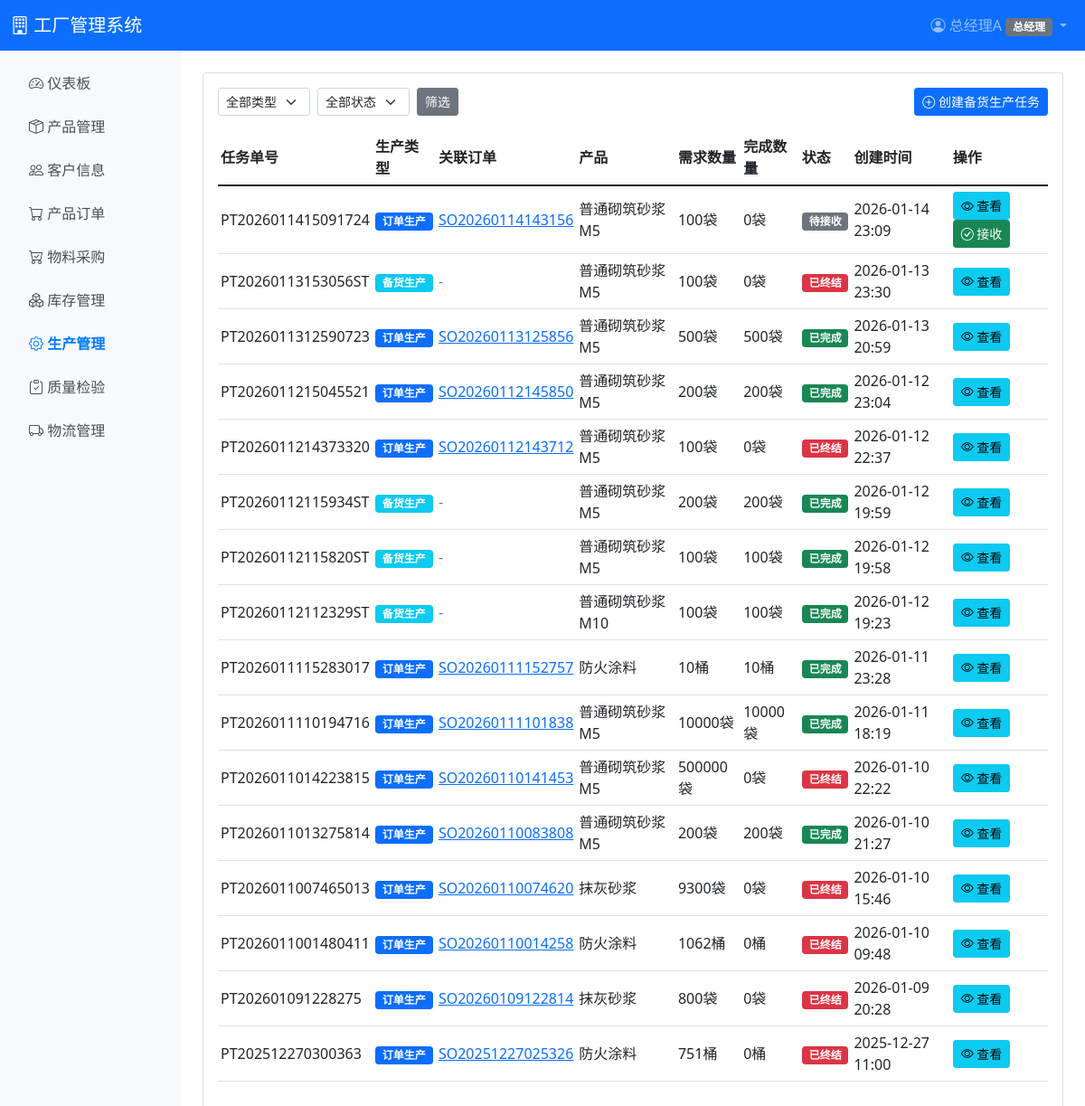
Page /production/tasks/ (signed in) on the earlier database version.
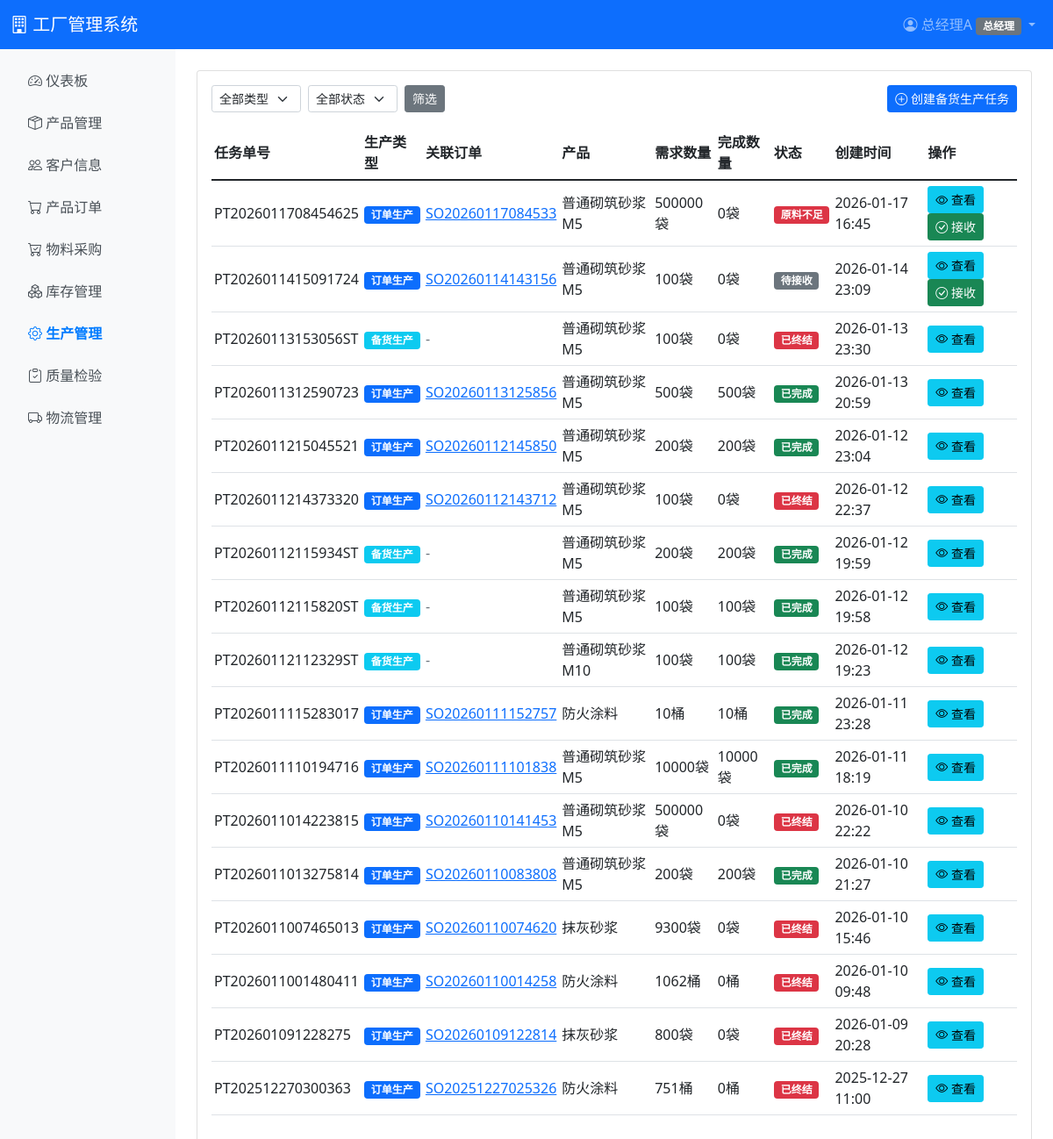
Same page on the later database version.
### production/models.py (models this page shows, shortened)
class ProductionTask(models.Model):
    STATUS_CHOICES = [
        ('pending', '待接收'),
        ('material_insufficient', '原料不足'),
        ('received', '已接收'),
        ('material_preparing', '备料中'),
        ('in_production', '生产中'),
        ('qc_checking', '质检中'),
        ('pending_inbound', '待入库'),  # 生产已完成、未质检，等待成品入库；入库足量后变为已完成
        ('completed', '已完成'),
        ('cancelled', '已取消'),
        ('terminated', '已终结'),
    ]
    PRODUCTION_TYPE_CHOICES = [
        ('order', '订单生产'),
        ('stock', '备货生产'),
    ]
    task_no = models.CharField(max_length=50, unique=True, verbose_name='任务单号')
    production_type = models.CharField(max_length=10, choices=PRODUCTION_TYPE_CHOICES, default='order', verbose_name='生产类型')
    order = models.ForeignKey(SalesOrder, on_delete=models.CASCADE, null=True, blank=True, related_name='production_tasks', verbose_name='关联订单')
    product = models.ForeignKey(Product, on_delete=models.PROTECT, verbose_name='产品')
    required_quantity = models.DecimalField(max_digits=10, decimal_places=2, validators=[MinValueValidator(0.01)], verbose_name='需求数量（基础单位）')
    completed_quantity = models.DecimalField(max_digits=10, decimal_places=2, default=0, verbose_name='完成数量（基础单位）')
    status = models.CharField(max_length=25, choices=STATUS_CHOICES, default='pending', verbose_name='状态')
    planned_completion_date = models.DateField(null=True, blank=True, verbose_name='计划完成日期')
    received_by = models.ForeignKey('auth.User', on_delete=models.SET_NULL, null=True, blank=True, related_name='received_tasks', verbose_name='接收人')
    received_at = models.DateTimeField(null=True, blank=True, verbose_name='接收时间')
    started_at = models.DateTimeField(null=True, blank=True, verbose_name='开始时间')
    completed_at = models.DateTimeField(null=True, blank=True, verbose_name='完成时间')
    terminated_by = models.ForeignKey('auth.User', on_delete=models.SET_NULL, null=True, blank=True, related_name='terminated_tasks', verbose_name='终结人')
    terminated_at = models.DateTimeField(null=True, blank=True, verbose_name='终结时间')
    terminate_reason = models.TextField(blank=True, verbose_name='终结原因')
    remark = models.TextField(blank=True, verbose_name='备注')
    created_at = models.DateTimeField(auto_now_add=True, verbose_name='创建时间')
    updated_at = models.DateTimeField(auto_now=True, verbose_name='更新时间')
    class Meta:
        verbose_name = '生产任务单'
        verbose_name_plural = '生产任务单'
        ordering = ['-created_at']
    def get_display_required_quantity(self):
        if self.product and hasattr(self.product, 'to_display'):
            display_qty, _ = self.product.to_display(self.required_quantity)
            return display_qty
        return self.required_quantity
    def get_display_completed_quantity(self):
        if self.product and hasattr(self.product, 'to_display'):
            display_qty, _ = self.product.to_display(self.completed_quantity)
            return display_qty
        return self.completed_quantity
    def get_display_unit_name(self):
        if self.product and hasattr(self.product, 'display_unit') and self.product.display_unit:
            return self.product.display_unit.name
        return ''

### sales/models.py (models this page shows, shortened)
class SalesOrder(models.Model):
    STATUS_CHOICES = [
        ('pending', '待审批'),
        ('approved', '已审批'),
        ('ceo_pending', '待总经理审批'),
        ('ceo_approved', '总经理已审批'),
        ('rejected', '已退回'),
        ('in_production', '生产中'),
        ('ready_to_ship', '待发货'),
        ('shipped', '已发货'),
        ('completed', '已完成'),
        ('cancelled', '已取消'),
        ('terminated', '已终结'),
    ]
    order_no = models.CharField(max_length=50, unique=True, verbose_name='订单号')
    customer = models.ForeignKey(Customer, on_delete=models.PROTECT, verbose_name='客户')
    salesperson = models.ForeignKey('auth.User', on_delete=models.PROTECT, related_name='sales_orders', verbose_name='销售员')
    status = models.CharField(max_length=20, choices=STATUS_CHOICES, default='pending', verbose_name='状态')
    total_amount = models.DecimalField(max_digits=12, decimal_places=2, default=0, verbose_name='订单总额')
    delivery_date = models.DateField(null=True, blank=True, verbose_name='交付日期')
    reserve_inventory = models.BooleanField(default=True, verbose_name='锁定库存')
    manual_batch_allocation = models.BooleanField(default=False, verbose_name='手动分配批次')
    approved_by = models.ForeignKey('auth.User', on_delete=models.SET_NULL, null=True, blank=True, related_name='approved_orders', verbose_name='审批人')
    approved_at = models.DateTimeField(null=True, blank=True, verbose_name='审批时间')
    ceo_approved_by = models.ForeignKey('auth.User', on_delete=models.SET_NULL, null=True, blank=True, related_name='ceo_approved_orders', verbose_name='总经理审批人')
    ceo_approved_at = models.DateTimeField(null=True, blank=True, verbose_name='总经理审批时间')
    rejected_by = models.ForeignKey('auth.User', on_delete=models.SET_NULL, null=True, blank=True, related_name='rejected_orders', verbose_name='退回人')
    rejected_at = models.DateTimeField(null=True, blank=True, verbose_name='退回时间')
    reject_reason = models.TextField(blank=True, verbose_name='退回原因')
    terminated_by = models.ForeignKey('auth.User', on_delete=models.SET_NULL, null=True, blank=True, related_name='terminated_orders', verbose_name='终结人')
    terminated_at = models.DateTimeField(null=True, blank=True, verbose_name='终结时间')
    terminate_reason = models.TextField(blank=True, verbose_name='终结原因')
    remark = models.TextField(blank=True, verbose_name='备注')
    created_at = models.DateTimeField(auto_now_add=True, verbose_name='创建时间')
    updated_at = models.DateTimeField(auto_now=True, verbose_name='更新时间')
    class Meta:
        verbose_name = '产品订单'
        verbose_name_plural = '产品订单'
        ordering = ['-created_at']

### inventory/models.py (models this page shows, shortened)
class UnitMixin:
    def to_display(self, base_quantity):
        from inventory.services.unit_conversion import UnitConversionService
        return UnitConversionService.to_display(self, base_quantity)

class Product(UnitMixin, models.Model):
    master_product = models.OneToOneField(
        'product.Product',
        on_delete=models.PROTECT,
        null=True,
        blank=True,
        related_name='inventory_product',
        verbose_name='产品主数据',
    )
    sku = models.CharField(max_length=50, unique=True, verbose_name='SKU编码')
    name = models.CharField(max_length=200, verbose_name='产品名称')
    category = models.ForeignKey(ProductCategory, on_delete=models.PROTECT, null=True, blank=True, verbose_name='分类')
    specification = models.TextField(blank=True, verbose_name='规格说明')
    base_unit = models.ForeignKey(
        Unit,
        on_delete=models.PROTECT,
        related_name='base_unit_products',
        verbose_name='基础单位'
    )
    display_unit = models.ForeignKey(
        Unit,
        on_delete=models.PROTECT,
        related_name='display_unit_products',
        verbose_name='显示单位'
    )
    unit_price = models.DecimalField(max_digits=10, decimal_places=2, default=0, verbose_name='基础单价（基础单位）')
    sale_price = models.DecimalField(max_digits=10, decimal_places=2, verbose_name='售价（基础单位）')
    safety_stock = models.DecimalField(max_digits=10, decimal_places=2, default=0, verbose_name='安全库存（基础单位）')
    created_at = models.DateTimeField(auto_now_add=True, verbose_name='创建时间')
    updated_at = models.DateTimeField(auto_now=True, verbose_name='更新时间')
    class Meta:
        verbose_name = '成品'
        verbose_name_plural = '成品'
        ordering = ['sku']

class Unit(models.Model):
    UNIT_CATEGORY_CHOICES = [
        ('weight', '重量'),
        ('length', '长度'),
        ('volume', '体积'),
        ('quantity', '数量'),
        ('area', '面积'),
    ]
    code = models.CharField(max_length=20, unique=True, verbose_name='单位代码')
    name = models.CharField(max_length=50, verbose_name='单位名称')
    symbol = models.CharField(max_length=10, blank=True, default='', verbose_name='简写符号')
    category = models.CharField(max_length=20, choices=UNIT_CATEGORY_CHOICES, verbose_name='单位类别')
    display_order = models.IntegerField(default=0, verbose_name='显示顺序')
    is_active = models.BooleanField(default=True, verbose_name='是否启用')
    created_at = models.DateTimeField(auto_now_add=True, verbose_name='创建时间')
    class Meta:
        verbose_name = '基础单位'
        verbose_name_plural = '基础单位'
        ordering = ['category', 'display_order', 'code']
        db_table = 'inventory_unit'

### production/views.py (the view)
# urls.py: path('tasks/', views.task_list, name='task_list'),
@login_required
@role_required('production', 'ceo')
def task_list(request):
    tasks = ProductionTask.objects.select_related('order', 'product', 'product__base_unit', 'product__display_unit').all().order_by('-created_at')
    production_type_filter = request.GET.get('production_type', '')
    if production_type_filter:
        tasks = tasks.filter(production_type=production_type_filter)
    status_filter = request.GET.get('status', '')
    if status_filter:
        tasks = tasks.filter(status=status_filter)
    paginator = Paginator(tasks, 20)
    page_number = request.GET.get('page')
    page_obj = paginator.get_page(page_number)
    for task in page_obj.object_list:
        _refresh_material_insufficient_status(task)
    extra_params = []
    if production_type_filter:
        extra_params.append(f'production_type={production_type_filter}')
    if status_filter:
        extra_params.append(f'status={status_filter}')
    extra_params = '&'.join(extra_params)
    context = {
        'tasks': page_obj,
        'status_filter': status_filter,
        'production_type_filter': production_type_filter,
        'extra_params': extra_params,
    }
    return render(request, 'production/task_list.html', context)

### accounts/templatetags/permission_tags.py (called while the page is built)
@register.filter
def num(value, max_decimals=4):
    if value is None:
        return ''
    try:
        d = Decimal(str(value))
    except (InvalidOperation, TypeError, ValueError):
        return value
    try:
        max_d = int(max_decimals)
        if max_d < 0:
            max_d = 4
    except (TypeError, ValueError):
        max_d = 4
    d = round(d, max_d)
    if d == d.to_integral_value():
        return str(int(d))
    return format(d, f'.{max_d}f').rstrip('0').rstrip('.')

### inventory/models.py (called while the page is built)
    def get_base_quantity(self):
        if self.unit_id == self.material.base_unit_id:
            return self.quantity
        return self.material.to_base(self.quantity, self.unit)

### inventory/services/unit_conversion.py (called while the page is built)
    @staticmethod
    def to_display(item, base_quantity):
        base_quantity = Decimal(str(base_quantity))
        display_unit = item.display_unit
        if display_unit.pk == item.base_unit_id:
            return base_quantity, display_unit
        display_qty = UnitConversionService.from_base(item, base_quantity, display_unit)
        return display_qty, display_unit

### templates/production/task_list.html (shortened to what the changed rows need)
{% extends 'base.html' %}
{% load permission_tags %}
{% block content %}
<div class="card">
    <div class="card-body">
        <div class="table-responsive">
            <table class="table table-hover table-sm">
                <thead>
                    <tr>
                        <th>任务单号</th>
                        <th>生产类型</th>
                        <th>关联订单</th>
                        <th>产品</th>
                        <th>需求数量</th>
                        <th>完成数量</th>
                        <th>状态</th>
                        <th>创建时间</th>
                        <th>操作</th>
                    </tr>
                </thead>
                <tbody>
                    {% for task in tasks %}
                    <tr>
                        <td>{{ task.task_no }}</td>
                        <td>
                            {% if task.production_type == 'order' %}
                                <span class="badge bg-primary">订单生产</span>
                            {% else %}
                                <span class="badge bg-info">备货生产</span>
                            {% endif %}
                        </td>
                        <td>
                            {% if task.order %}
                                <a href="{% url 'sales:order_detail' task.order.pk %}">{{ task.order.order_no }}</a>
                            {% else %}
                                <span class="text-muted">-</span>
                            {% endif %}
                        </td>
                        <td>{{ task.product.name }}</td>
                        <td>{{ task.get_display_required_quantity|num }}{{ task.get_display_unit_name }}</td>
                        <td>{{ task.get_display_completed_quantity|num }}{{ task.get_display_unit_name }}</td>
                        <td>
                            {% if task.status == 'pending' %}
                            <span class="badge bg-secondary">待接收</span>
                            {% elif task.status == 'material_insufficient' %}
                            <span class="badge bg-danger">原料不足</span>
                            {% elif task.status == 'received' %}
                            <span class="badge bg-info">已接收</span>
                            {% elif task.status == 'material_preparing' %}
                            <span class="badge bg-warning">备料中</span>
                            {% elif task.status == 'in_production' %}
                            <span class="badge bg-primary">生产中</span>
                            {% elif task.status == 'qc_checking' %}
                            <span class="badge" style="background-color: #6f42c1;">质检中</span>
                            {% elif task.status == 'pending_inbound' %}
                            <span class="badge bg-warning text-dark">待入库</span>
                            {% elif task.status == 'completed' %}
                            <span class="badge bg-success">已完成</span>
                            {% elif task.status == 'cancelled' %}
                            <span class="badge bg-dark">已取消</span>
                            {% elif task.status == 'terminated' %}
                            <span class="badge bg-danger">已终结</span>
                            {% endif %}
                        </td>
                        <td>{{ task.created_at|date:"Y-m-d H:i" }}</td>
                        <td>
                            <a href="{% url 'production:task_detail' task.pk %}" class="btn btn-sm btn-info">
                                <i class="bi bi-eye"></i> 查看
                            </a>
                            {% if task.status == 'pending' or task.status == 'material_insufficient' %}
                            <a href="{% url 'production:task_receive' task.pk %}" class="btn btn-sm btn-success">
                                <i class="bi bi-check-circle"></i> 接收
                            </a>
                            {% endif %}
                        </td>
                    </tr>
                    {% empty %}
                    <tr>
                        <td colspan="9" class="text-center text-muted">暂无生产任务</td>
                    </tr>
                    {% endfor %}
                </tbody>
            </table>
        </div>
    </div>
</div>
{% endblock %}

Differences in the rows shown:
added ProductionTask: task_no "PT2026011708454625", production_type "订单生产", order.order_no "SO20260117084533", product.name "普通砌筑砂浆 M5", get_display_required_quantity|num "500000", get_display_unit_name "袋", get_display_completed_quantity|num "0", shows "原料不足", created_at "2026-01-17 16:45", shows "接收"
